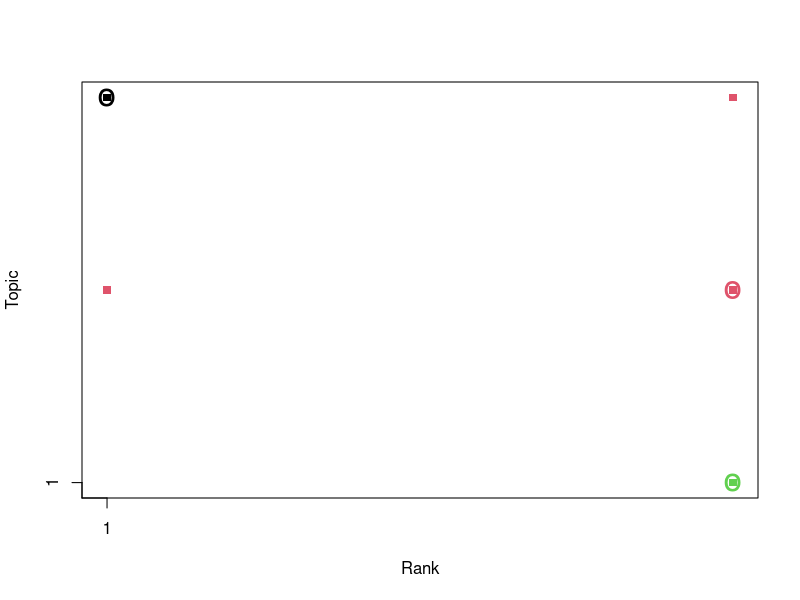

Source code (R):
#k-Medoids Application
# Vector that holds Rank data
Rank = c("High", "Low", "High", "Low", "Low", "High")
# Vector that holds Topic data
Topic = c("SE", "SE", "ML", "DM", "ML", "SE")
# Data frame
conferences = data.frame(Rank, Topic)

# Import library
library(cluster)
# Create k-Medoids model
model = pam(conferences, 3)

# Get medoids
medoids = model$medoids
# Get distribution of samples into clusters
distro = model$clustering

conf = conferences[model$id.med,]
# Get the different ranks
L1 = levels(conferences$Rank)
# Get the different topics
L2 = levels(conferences$Topic)
# Plot data
plot(model$data, xaxt = "n", yaxt = "n", pch = 15, col = model$cluster)
# Insert axes labels
axis(1, at = 1:length(L1), labels = L1)
axis(2, at = 1:length(L2), labels = L2)
# Display medoids
points(conferences[model$id.med,], col = 1:3, pch = "o", cex = 2)